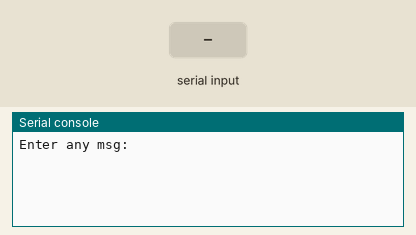
Recording of a program running on a simulated MicroPython board. Shown: the last lines printed to the serial console. Inputs (shaded band) come from the test bench. Web requests get an empty 200 reply after 0.4 s.

Above: at 1.2 s.
1.3 s: "1" typed at the serial console, then Enter
At 2.4 s:
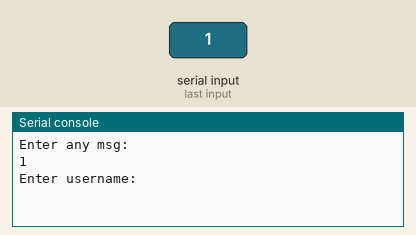
2.8 s: "0" typed at the serial console, then Enter
At 3.5 s:
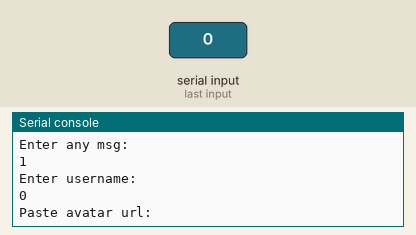
4.3 s: "2" typed at the serial console, then Enter
At 4.56 s:
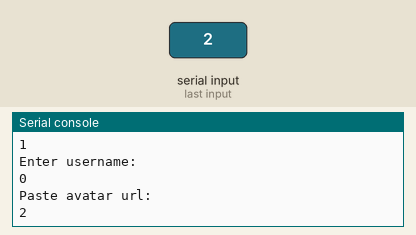

Measured:
- after the input at 1.3 s, the serial console: prints a new line at once (image 1)
- after the input at 2.8 s, the serial console: prints a new line at once (image 2)
- after the input at 4.3 s, the serial console: prints a new line at once (image 3)

The program:

discord_bot.py
```python
import urequests as requests
import ujson as json


url1 = "https://discord.com/api/webhooks/890522840821006366/Ol38KeLTe2aXel4y2ECnDLuiDdilNYiEjrhMYHTKp8FsGyVPn6CFHD5HwM-7nCR8ww0B"
url2 = "https://discord.com/api/webhooks/890543506731446273/ShZkMwZ-fMwA7egdOuGxueSKJyByw204Vt0gYkLkL5xu2TYtEvBiwEMh2ZpKQcNGtAdC"

headers = {
    'Content-Type': 'application/json'
}
while True:
    payload = json.dumps({
        "content": input("Enter any msg: "),
        "username": input("Enter username: "),
        "avatar_url": input("Paste avatar url: ")
        })
    response = requests.post(url1, headers=headers, data=payload)

    print(response.json)
```
